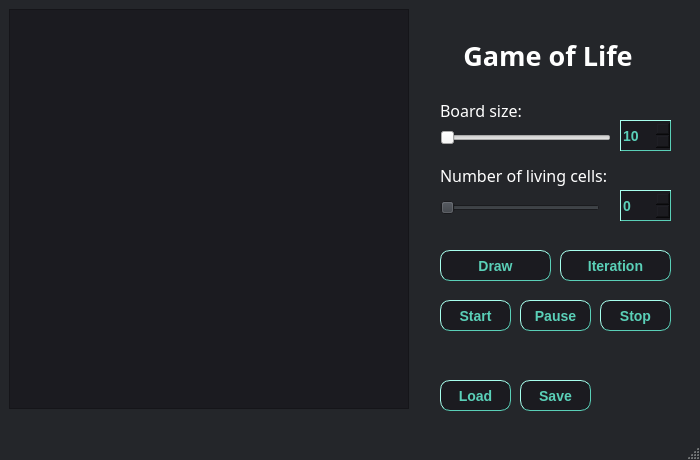
<?xml version="1.0" encoding="UTF-8"?>
<ui version="4.0">
 <class>MainWindow</class>
 <widget class="QMainWindow" name="MainWindow">
  <property name="geometry">
   <rect>
    <x>0</x>
    <y>0</y>
    <width>700</width>
    <height>460</height>
   </rect>
  </property>
  <property name="minimumSize">
   <size>
    <width>700</width>
    <height>460</height>
   </size>
  </property>
  <property name="maximumSize">
   <size>
    <width>700</width>
    <height>460</height>
   </size>
  </property>
  <property name="palette">
   <palette>
    <active>
     <colorrole role="WindowText">
      <brush brushstyle="SolidPattern">
       <color alpha="255">
        <red>255</red>
        <green>255</green>
        <blue>255</blue>
       </color>
      </brush>
     </colorrole>
     <colorrole role="Button">
      <brush brushstyle="SolidPattern">
       <color alpha="255">
        <red>55</red>
        <green>59</green>
        <blue>65</blue>
       </color>
      </brush>
     </colorrole>
     <colorrole role="Light">
      <brush brushstyle="SolidPattern">
       <color alpha="255">
        <red>82</red>
        <green>88</green>
        <blue>97</blue>
       </color>
      </brush>
     </colorrole>
     <colorrole role="Midlight">
      <brush brushstyle="SolidPattern">
       <color alpha="255">
        <red>68</red>
        <green>73</green>
        <blue>81</blue>
       </color>
      </brush>
     </colorrole>
     <colorrole role="Dark">
      <brush brushstyle="SolidPattern">
       <color alpha="255">
        <red>27</red>
        <green>29</green>
        <blue>32</blue>
       </color>
      </brush>
     </colorrole>
     <colorrole role="Mid">
      <brush brushstyle="SolidPattern">
       <color alpha="255">
        <red>37</red>
        <green>39</green>
        <blue>43</blue>
       </color>
      </brush>
     </colorrole>
     <colorrole role="Text">
      <brush brushstyle="SolidPattern">
       <color alpha="255">
        <red>255</red>
        <green>255</green>
        <blue>255</blue>
       </color>
      </brush>
     </colorrole>
     <colorrole role="BrightText">
      <brush brushstyle="SolidPattern">
       <color alpha="255">
        <red>255</red>
        <green>255</green>
        <blue>255</blue>
       </color>
      </brush>
     </colorrole>
     <colorrole role="ButtonText">
      <brush brushstyle="SolidPattern">
       <color alpha="255">
        <red>255</red>
        <green>255</green>
        <blue>255</blue>
       </color>
      </brush>
     </colorrole>
     <colorrole role="Base">
      <brush brushstyle="SolidPattern">
       <color alpha="255">
        <red>0</red>
        <green>0</green>
        <blue>0</blue>
       </color>
      </brush>
     </colorrole>
     <colorrole role="Window">
      <brush brushstyle="SolidPattern">
       <color alpha="255">
        <red>36</red>
        <green>38</green>
        <blue>42</blue>
       </color>
      </brush>
     </colorrole>
     <colorrole role="Shadow">
      <brush brushstyle="SolidPattern">
       <color alpha="255">
        <red>0</red>
        <green>0</green>
        <blue>0</blue>
       </color>
      </brush>
     </colorrole>
     <colorrole role="AlternateBase">
      <brush brushstyle="SolidPattern">
       <color alpha="255">
        <red>27</red>
        <green>29</green>
        <blue>32</blue>
       </color>
      </brush>
     </colorrole>
     <colorrole role="ToolTipBase">
      <brush brushstyle="SolidPattern">
       <color alpha="255">
        <red>255</red>
        <green>255</green>
        <blue>220</blue>
       </color>
      </brush>
     </colorrole>
     <colorrole role="ToolTipText">
      <brush brushstyle="SolidPattern">
       <color alpha="255">
        <red>0</red>
        <green>0</green>
        <blue>0</blue>
       </color>
      </brush>
     </colorrole>
     <colorrole role="PlaceholderText">
      <brush brushstyle="SolidPattern">
       <color alpha="128">
        <red>255</red>
        <green>255</green>
        <blue>255</blue>
       </color>
      </brush>
     </colorrole>
    </active>
    <inactive>
     <colorrole role="WindowText">
      <brush brushstyle="SolidPattern">
       <color alpha="255">
        <red>255</red>
        <green>255</green>
        <blue>255</blue>
       </color>
      </brush>
     </colorrole>
     <colorrole role="Button">
      <brush brushstyle="SolidPattern">
       <color alpha="255">
        <red>55</red>
        <green>59</green>
        <blue>65</blue>
       </color>
      </brush>
     </colorrole>
     <colorrole role="Light">
      <brush brushstyle="SolidPattern">
       <color alpha="255">
        <red>82</red>
        <green>88</green>
        <blue>97</blue>
       </color>
      </brush>
     </colorrole>
     <colorrole role="Midlight">
      <brush brushstyle="SolidPattern">
       <color alpha="255">
        <red>68</red>
        <green>73</green>
        <blue>81</blue>
       </color>
      </brush>
     </colorrole>
     <colorrole role="Dark">
      <brush brushstyle="SolidPattern">
       <color alpha="255">
        <red>27</red>
        <green>29</green>
        <blue>32</blue>
       </color>
      </brush>
     </colorrole>
     <colorrole role="Mid">
      <brush brushstyle="SolidPattern">
       <color alpha="255">
        <red>37</red>
        <green>39</green>
        <blue>43</blue>
       </color>
      </brush>
     </colorrole>
     <colorrole role="Text">
      <brush brushstyle="SolidPattern">
       <color alpha="255">
        <red>255</red>
        <green>255</green>
        <blue>255</blue>
       </color>
      </brush>
     </colorrole>
     <colorrole role="BrightText">
      <brush brushstyle="SolidPattern">
       <color alpha="255">
        <red>255</red>
        <green>255</green>
        <blue>255</blue>
       </color>
      </brush>
     </colorrole>
     <colorrole role="ButtonText">
      <brush brushstyle="SolidPattern">
       <color alpha="255">
        <red>255</red>
        <green>255</green>
        <blue>255</blue>
       </color>
      </brush>
     </colorrole>
     <colorrole role="Base">
      <brush brushstyle="SolidPattern">
       <color alpha="255">
        <red>0</red>
        <green>0</green>
        <blue>0</blue>
       </color>
      </brush>
     </colorrole>
     <colorrole role="Window">
      <brush brushstyle="SolidPattern">
       <color alpha="255">
        <red>36</red>
        <green>38</green>
        <blue>42</blue>
       </color>
      </brush>
     </colorrole>
     <colorrole role="Shadow">
      <brush brushstyle="SolidPattern">
       <color alpha="255">
        <red>0</red>
        <green>0</green>
        <blue>0</blue>
       </color>
      </brush>
     </colorrole>
     <colorrole role="AlternateBase">
      <brush brushstyle="SolidPattern">
       <color alpha="255">
        <red>27</red>
        <green>29</green>
        <blue>32</blue>
       </color>
      </brush>
     </colorrole>
     <colorrole role="ToolTipBase">
      <brush brushstyle="SolidPattern">
       <color alpha="255">
        <red>255</red>
        <green>255</green>
        <blue>220</blue>
       </color>
      </brush>
     </colorrole>
     <colorrole role="ToolTipText">
      <brush brushstyle="SolidPattern">
       <color alpha="255">
        <red>0</red>
        <green>0</green>
        <blue>0</blue>
       </color>
      </brush>
     </colorrole>
     <colorrole role="PlaceholderText">
      <brush brushstyle="SolidPattern">
       <color alpha="128">
        <red>255</red>
        <green>255</green>
        <blue>255</blue>
       </color>
      </brush>
     </colorrole>
    </inactive>
    <disabled>
     <colorrole role="WindowText">
      <brush brushstyle="SolidPattern">
       <color alpha="255">
        <red>27</red>
        <green>29</green>
        <blue>32</blue>
       </color>
      </brush>
     </colorrole>
     <colorrole role="Button">
      <brush brushstyle="SolidPattern">
       <color alpha="255">
        <red>55</red>
        <green>59</green>
        <blue>65</blue>
       </color>
      </brush>
     </colorrole>
     <colorrole role="Light">
      <brush brushstyle="SolidPattern">
       <color alpha="255">
        <red>82</red>
        <green>88</green>
        <blue>97</blue>
       </color>
      </brush>
     </colorrole>
     <colorrole role="Midlight">
      <brush brushstyle="SolidPattern">
       <color alpha="255">
        <red>68</red>
        <green>73</green>
        <blue>81</blue>
       </color>
      </brush>
     </colorrole>
     <colorrole role="Dark">
      <brush brushstyle="SolidPattern">
       <color alpha="255">
        <red>27</red>
        <green>29</green>
        <blue>32</blue>
       </color>
      </brush>
     </colorrole>
     <colorrole role="Mid">
      <brush brushstyle="SolidPattern">
       <color alpha="255">
        <red>37</red>
        <green>39</green>
        <blue>43</blue>
       </color>
      </brush>
     </colorrole>
     <colorrole role="Text">
      <brush brushstyle="SolidPattern">
       <color alpha="255">
        <red>27</red>
        <green>29</green>
        <blue>32</blue>
       </color>
      </brush>
     </colorrole>
     <colorrole role="BrightText">
      <brush brushstyle="SolidPattern">
       <color alpha="255">
        <red>255</red>
        <green>255</green>
        <blue>255</blue>
       </color>
      </brush>
     </colorrole>
     <colorrole role="ButtonText">
      <brush brushstyle="SolidPattern">
       <color alpha="255">
        <red>27</red>
        <green>29</green>
        <blue>32</blue>
       </color>
      </brush>
     </colorrole>
     <colorrole role="Base">
      <brush brushstyle="SolidPattern">
       <color alpha="255">
        <red>36</red>
        <green>38</green>
        <blue>42</blue>
       </color>
      </brush>
     </colorrole>
     <colorrole role="Window">
      <brush brushstyle="SolidPattern">
       <color alpha="255">
        <red>36</red>
        <green>38</green>
        <blue>42</blue>
       </color>
      </brush>
     </colorrole>
     <colorrole role="Shadow">
      <brush brushstyle="SolidPattern">
       <color alpha="255">
        <red>0</red>
        <green>0</green>
        <blue>0</blue>
       </color>
      </brush>
     </colorrole>
     <colorrole role="AlternateBase">
      <brush brushstyle="SolidPattern">
       <color alpha="255">
        <red>55</red>
        <green>59</green>
        <blue>65</blue>
       </color>
      </brush>
     </colorrole>
     <colorrole role="ToolTipBase">
      <brush brushstyle="SolidPattern">
       <color alpha="255">
        <red>255</red>
        <green>255</green>
        <blue>220</blue>
       </color>
      </brush>
     </colorrole>
     <colorrole role="ToolTipText">
      <brush brushstyle="SolidPattern">
       <color alpha="255">
        <red>0</red>
        <green>0</green>
        <blue>0</blue>
       </color>
      </brush>
     </colorrole>
     <colorrole role="PlaceholderText">
      <brush brushstyle="SolidPattern">
       <color alpha="128">
        <red>255</red>
        <green>255</green>
        <blue>255</blue>
       </color>
      </brush>
     </colorrole>
    </disabled>
   </palette>
  </property>
  <property name="windowTitle">
   <string>MainWindow</string>
  </property>
  <widget class="QWidget" name="centralwidget">
   <widget class="QGraphicsView" name="Board">
    <property name="geometry">
     <rect>
      <x>9</x>
      <y>9</y>
      <width>400</width>
      <height>400</height>
     </rect>
    </property>
    <property name="minimumSize">
     <size>
      <width>400</width>
      <height>400</height>
     </size>
    </property>
    <property name="maximumSize">
     <size>
      <width>400</width>
      <height>400</height>
     </size>
    </property>
    <property name="styleSheet">
     <string notr="true">background-color: #1B1B20;</string>
    </property>
   </widget>
   <widget class="QSlider" name="board_size">
    <property name="geometry">
     <rect>
      <x>440</x>
      <y>130</y>
      <width>171</width>
      <height>16</height>
     </rect>
    </property>
    <property name="styleSheet">
     <string notr="true">font: bold 14px;
color: #5ad0b8</string>
    </property>
    <property name="minimum">
     <number>10</number>
    </property>
    <property name="maximum">
     <number>20</number>
    </property>
    <property name="orientation">
     <enum>Qt::Horizontal</enum>
    </property>
   </widget>
   <widget class="QPushButton" name="draw">
    <property name="geometry">
     <rect>
      <x>440</x>
      <y>250</y>
      <width>111</width>
      <height>31</height>
     </rect>
    </property>
    <property name="styleSheet">
     <string notr="true">QPushButton{
border-style: outset;
border-width: 1px;
border-radius: 10px;
border-color: #5ad0b8;
font: bold 14px;

background-color: #1B1B20;
color: #5ad0b8;
height: 10px;
width: 10px;
}
QPushButton:pressed
{
 background-color: rgb(41,41,48);
}

</string>
    </property>
    <property name="text">
     <string>Draw</string>
    </property>
   </widget>
   <widget class="QSpinBox" name="number_of_points">
    <property name="geometry">
     <rect>
      <x>620</x>
      <y>190</y>
      <width>51</width>
      <height>31</height>
     </rect>
    </property>
    <property name="styleSheet">
     <string notr="true"> border-style: outset;
    border-width: 1px;
    border-color: #5ad0b8;
    font: bold 14px;

background-color: #1B1B20;
color: #5ad0b8</string>
    </property>
    <property name="maximum">
     <number>400</number>
    </property>
   </widget>
   <widget class="QSpinBox" name="board_size_sb">
    <property name="geometry">
     <rect>
      <x>620</x>
      <y>120</y>
      <width>51</width>
      <height>31</height>
     </rect>
    </property>
    <property name="font">
     <font>
      <pointsize>-1</pointsize>
      <weight>75</weight>
      <italic>false</italic>
      <bold>true</bold>
     </font>
    </property>
    <property name="styleSheet">
     <string notr="true"> border-style: outset;
    border-width: 1px;

    border-color: #5ad0b8;
    font: bold 14px;

background-color: #1B1B20;
color: #5ad0b8</string>
    </property>
    <property name="minimum">
     <number>10</number>
    </property>
    <property name="maximum">
     <number>20</number>
    </property>
   </widget>
   <widget class="QPushButton" name="start">
    <property name="geometry">
     <rect>
      <x>440</x>
      <y>300</y>
      <width>71</width>
      <height>31</height>
     </rect>
    </property>
    <property name="styleSheet">
     <string notr="true">QPushButton
{
border-style: outset;
    border-width: 1px;
    border-radius: 10px;
    border-color: #5ad0b8;
    font: bold 14px;

background-color: #1B1B20;
color: #5ad0b8
}
QPushButton:pressed
{
 background-color: rgb(41,41,48);
}
</string>
    </property>
    <property name="text">
     <string>Start</string>
    </property>
   </widget>
   <widget class="QPushButton" name="stop">
    <property name="geometry">
     <rect>
      <x>600</x>
      <y>300</y>
      <width>71</width>
      <height>31</height>
     </rect>
    </property>
    <property name="styleSheet">
     <string notr="true">QPushButton
{ 
border-style: outset;
    border-width: 1px;
    border-radius: 10px;
    border-color: #5ad0b8;
    font: bold 14px;
background-color: #1B1B20;
color: #5ad0b8
}
QPushButton:pressed
{
 background-color: rgb(41,41,48);
}
</string>
    </property>
    <property name="text">
     <string>Stop</string>
    </property>
   </widget>
   <widget class="QPushButton" name="iteration">
    <property name="geometry">
     <rect>
      <x>560</x>
      <y>250</y>
      <width>111</width>
      <height>31</height>
     </rect>
    </property>
    <property name="styleSheet">
     <string notr="true">QPushButton
{
 border-style: outset;
    border-width: 1px;
    border-radius: 10px;
    border-color: #5ad0b8;
    font: bold 14px;
background-color: #1B1B20;
color: #5ad0b8
}
QPushButton:pressed
{
 background-color: rgb(41,41,48);
}
</string>
    </property>
    <property name="text">
     <string>Iteration</string>
    </property>
   </widget>
   <widget class="QPushButton" name="pause">
    <property name="geometry">
     <rect>
      <x>520</x>
      <y>300</y>
      <width>71</width>
      <height>31</height>
     </rect>
    </property>
    <property name="styleSheet">
     <string notr="true">QPushButton
{
 border-style: outset;
    border-width: 1px;
    border-radius: 10px;
    border-color: #5ad0b8;
    font: bold 14px;
background-color: #1B1B20;
color: #5ad0b8
}

QPushButton:pressed
{
 background-color: rgb(41,41,48);
}
</string>
    </property>
    <property name="text">
     <string>Pause</string>
    </property>
   </widget>
   <widget class="QLabel" name="napis">
    <property name="geometry">
     <rect>
      <x>410</x>
      <y>40</y>
      <width>276</width>
      <height>30</height>
     </rect>
    </property>
    <property name="maximumSize">
     <size>
      <width>16777215</width>
      <height>30</height>
     </size>
    </property>
    <property name="font">
     <font>
      <family>SWIsop1</family>
      <pointsize>20</pointsize>
      <weight>75</weight>
      <bold>true</bold>
     </font>
    </property>
    <property name="text">
     <string>Game of Life</string>
    </property>
    <property name="alignment">
     <set>Qt::AlignCenter</set>
    </property>
   </widget>
   <widget class="QPushButton" name="Load">
    <property name="geometry">
     <rect>
      <x>440</x>
      <y>380</y>
      <width>71</width>
      <height>31</height>
     </rect>
    </property>
    <property name="styleSheet">
     <string notr="true">QPushButton
{
 border-style: outset;
    border-width: 1px;
    border-radius: 10px;
    border-color: #5ad0b8;
    font: bold 14px;
background-color: #1B1B20;
color: #5ad0b8
}
QPushButton:pressed
{
 background-color: rgb(41,41,48);
}
</string>
    </property>
    <property name="text">
     <string>Load</string>
    </property>
   </widget>
   <widget class="QPushButton" name="Save">
    <property name="geometry">
     <rect>
      <x>520</x>
      <y>380</y>
      <width>71</width>
      <height>31</height>
     </rect>
    </property>
    <property name="styleSheet">
     <string notr="true">QPushButton
{
 border-style: outset;
    border-width: 1px;
    border-radius: 10px;
    border-color: #5ad0b8;
    font: bold 14px;
background-color: #1B1B20;
color: #5ad0b8
}
QPushButton:pressed
{
 background-color: rgb(41,41,48);
}
</string>
    </property>
    <property name="text">
     <string>Save</string>
    </property>
   </widget>
   <widget class="QLabel" name="label">
    <property name="geometry">
     <rect>
      <x>440</x>
      <y>100</y>
      <width>121</width>
      <height>21</height>
     </rect>
    </property>
    <property name="font">
     <font>
      <family>SWIsop1</family>
      <pointsize>12</pointsize>
     </font>
    </property>
    <property name="text">
     <string>Board size:</string>
    </property>
   </widget>
   <widget class="QLabel" name="label_2">
    <property name="geometry">
     <rect>
      <x>440</x>
      <y>160</y>
      <width>181</width>
      <height>31</height>
     </rect>
    </property>
    <property name="font">
     <font>
      <family>SWIsop1</family>
      <pointsize>12</pointsize>
     </font>
    </property>
    <property name="text">
     <string>Number of living cells:</string>
    </property>
   </widget>
   <widget class="QSlider" name="alive_slider">
    <property name="geometry">
     <rect>
      <x>440</x>
      <y>200</y>
      <width>160</width>
      <height>16</height>
     </rect>
    </property>
    <property name="maximum">
     <number>400</number>
    </property>
    <property name="orientation">
     <enum>Qt::Horizontal</enum>
    </property>
   </widget>
  </widget>
  <widget class="QMenuBar" name="menubar">
   <property name="geometry">
    <rect>
     <x>0</x>
     <y>0</y>
     <width>700</width>
     <height>20</height>
    </rect>
   </property>
  </widget>
  <widget class="QStatusBar" name="statusbar"/>
 </widget>
 <resources/>
 <connections>
  <connection>
   <sender>board_size</sender>
   <signal>sliderMoved(int)</signal>
   <receiver>board_size_sb</receiver>
   <slot>setValue(int)</slot>
   <hints>
    <hint type="sourcelabel">
     <x>558</x>
     <y>150</y>
    </hint>
    <hint type="destinationlabel">
     <x>620</x>
     <y>140</y>
    </hint>
   </hints>
  </connection>
  <connection>
   <sender>board_size_sb</sender>
   <signal>valueChanged(int)</signal>
   <receiver>board_size</receiver>
   <slot>setValue(int)</slot>
   <hints>
    <hint type="sourcelabel">
     <x>620</x>
     <y>140</y>
    </hint>
    <hint type="destinationlabel">
     <x>510</x>
     <y>150</y>
    </hint>
   </hints>
  </connection>
  <connection>
   <sender>alive_slider</sender>
   <signal>sliderMoved(int)</signal>
   <receiver>number_of_points</receiver>
   <slot>setValue(int)</slot>
   <hints>
    <hint type="sourcelabel">
     <x>592</x>
     <y>228</y>
    </hint>
    <hint type="destinationlabel">
     <x>634</x>
     <y>225</y>
    </hint>
   </hints>
  </connection>
  <connection>
   <sender>number_of_points</sender>
   <signal>valueChanged(int)</signal>
   <receiver>alive_slider</receiver>
   <slot>setValue(int)</slot>
   <hints>
    <hint type="sourcelabel">
     <x>631</x>
     <y>232</y>
    </hint>
    <hint type="destinationlabel">
     <x>538</x>
     <y>230</y>
    </hint>
   </hints>
  </connection>
 </connections>
</ui>
